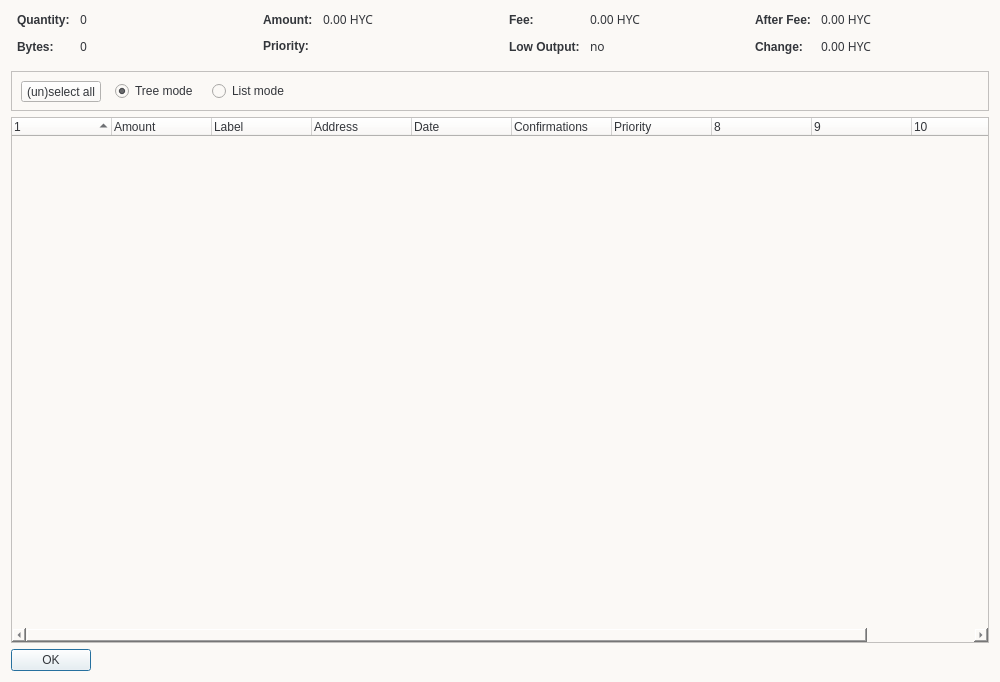
<?xml version="1.0" encoding="UTF-8"?>
<ui version="4.0">
 <class>CoinControlDialog</class>
 <widget class="QDialog" name="CoinControlDialog">
  <property name="geometry">
   <rect>
    <x>0</x>
    <y>0</y>
    <width>1000</width>
    <height>682</height>
   </rect>
  </property>
  <property name="minimumSize">
   <size>
    <width>1000</width>
    <height>682</height>
   </size>
  </property>
  <property name="maximumSize">
   <size>
    <width>1000</width>
    <height>682</height>
   </size>
  </property>
  <property name="windowTitle">
   <string>Coin Control</string>
  </property>
  <property name="styleSheet">
   <string notr="true">color:#33363b; font-size:12px; font-family:&quot;Open Sans Bold&quot;;background-color:#fbf9f6;</string>
  </property>
  <layout class="QVBoxLayout" name="verticalLayout">
   <item>
    <layout class="QHBoxLayout" name="horizontalLayoutTop" stretch="0,0,0,0">
     <property name="topMargin">
      <number>0</number>
     </property>
     <property name="bottomMargin">
      <number>10</number>
     </property>
     <item>
      <layout class="QFormLayout" name="formLayoutCoinControl1">
       <property name="horizontalSpacing">
        <number>10</number>
       </property>
       <property name="verticalSpacing">
        <number>10</number>
       </property>
       <property name="leftMargin">
        <number>6</number>
       </property>
       <property name="rightMargin">
        <number>6</number>
       </property>
       <item row="0" column="0">
        <widget class="QLabel" name="labelCoinControlQuantityText">
         <property name="styleSheet">
          <string notr="true">font-weight:bold;</string>
         </property>
         <property name="text">
          <string>Quantity:</string>
         </property>
        </widget>
       </item>
       <item row="0" column="1">
        <widget class="QLabel" name="labelCoinControlQuantity">
         <property name="font">
          <font>
           <family>Open Sans Bold</family>
           <pointsize>-1</pointsize>
          </font>
         </property>
         <property name="cursor">
          <cursorShape>IBeamCursor</cursorShape>
         </property>
         <property name="contextMenuPolicy">
          <enum>Qt::ActionsContextMenu</enum>
         </property>
         <property name="text">
          <string notr="true">0</string>
         </property>
         <property name="textInteractionFlags">
          <set>Qt::LinksAccessibleByMouse|Qt::TextSelectableByKeyboard|Qt::TextSelectableByMouse</set>
         </property>
        </widget>
       </item>
       <item row="1" column="0">
        <widget class="QLabel" name="labelCoinControlBytesText">
         <property name="styleSheet">
          <string notr="true">font-weight:bold;</string>
         </property>
         <property name="text">
          <string>Bytes:</string>
         </property>
        </widget>
       </item>
       <item row="1" column="1">
        <widget class="QLabel" name="labelCoinControlBytes">
         <property name="font">
          <font>
           <family>Open Sans Bold</family>
           <pointsize>-1</pointsize>
          </font>
         </property>
         <property name="cursor">
          <cursorShape>IBeamCursor</cursorShape>
         </property>
         <property name="contextMenuPolicy">
          <enum>Qt::ActionsContextMenu</enum>
         </property>
         <property name="text">
          <string notr="true">0</string>
         </property>
         <property name="textInteractionFlags">
          <set>Qt::LinksAccessibleByMouse|Qt::TextSelectableByKeyboard|Qt::TextSelectableByMouse</set>
         </property>
        </widget>
       </item>
      </layout>
     </item>
     <item>
      <layout class="QFormLayout" name="formLayoutCoinControl2">
       <property name="horizontalSpacing">
        <number>10</number>
       </property>
       <property name="verticalSpacing">
        <number>10</number>
       </property>
       <property name="leftMargin">
        <number>6</number>
       </property>
       <property name="rightMargin">
        <number>6</number>
       </property>
       <item row="0" column="0">
        <widget class="QLabel" name="labelCoinControlAmountText">
         <property name="styleSheet">
          <string notr="true">font-weight:bold;</string>
         </property>
         <property name="text">
          <string>Amount:</string>
         </property>
        </widget>
       </item>
       <item row="0" column="1">
        <widget class="QLabel" name="labelCoinControlAmount">
         <property name="font">
          <font>
           <family>Open Sans Bold</family>
           <pointsize>-1</pointsize>
          </font>
         </property>
         <property name="cursor">
          <cursorShape>IBeamCursor</cursorShape>
         </property>
         <property name="contextMenuPolicy">
          <enum>Qt::ActionsContextMenu</enum>
         </property>
         <property name="text">
          <string notr="true">0.00 HYC</string>
         </property>
         <property name="textInteractionFlags">
          <set>Qt::LinksAccessibleByMouse|Qt::TextSelectableByKeyboard|Qt::TextSelectableByMouse</set>
         </property>
        </widget>
       </item>
       <item row="1" column="0">
        <widget class="QLabel" name="labelCoinControlPriorityText">
         <property name="styleSheet">
          <string notr="true">font-weight:bold;</string>
         </property>
         <property name="text">
          <string>Priority:</string>
         </property>
        </widget>
       </item>
       <item row="1" column="1">
        <widget class="QLabel" name="labelCoinControlPriority">
         <property name="font">
          <font>
           <family>Open Sans Bold</family>
           <pointsize>-1</pointsize>
          </font>
         </property>
         <property name="cursor">
          <cursorShape>IBeamCursor</cursorShape>
         </property>
         <property name="contextMenuPolicy">
          <enum>Qt::ActionsContextMenu</enum>
         </property>
         <property name="text">
          <string/>
         </property>
         <property name="textInteractionFlags">
          <set>Qt::LinksAccessibleByMouse|Qt::TextSelectableByKeyboard|Qt::TextSelectableByMouse</set>
         </property>
        </widget>
       </item>
      </layout>
     </item>
     <item>
      <layout class="QFormLayout" name="formLayoutCoinControl3">
       <property name="horizontalSpacing">
        <number>10</number>
       </property>
       <property name="verticalSpacing">
        <number>10</number>
       </property>
       <property name="leftMargin">
        <number>6</number>
       </property>
       <property name="rightMargin">
        <number>6</number>
       </property>
       <item row="0" column="0">
        <widget class="QLabel" name="labelCoinControlFeeText">
         <property name="styleSheet">
          <string notr="true">font-weight:bold;</string>
         </property>
         <property name="text">
          <string>Fee:</string>
         </property>
        </widget>
       </item>
       <item row="0" column="1">
        <widget class="QLabel" name="labelCoinControlFee">
         <property name="font">
          <font>
           <family>Open Sans Bold</family>
           <pointsize>-1</pointsize>
          </font>
         </property>
         <property name="cursor">
          <cursorShape>IBeamCursor</cursorShape>
         </property>
         <property name="contextMenuPolicy">
          <enum>Qt::ActionsContextMenu</enum>
         </property>
         <property name="text">
          <string notr="true">0.00 HYC</string>
         </property>
         <property name="textInteractionFlags">
          <set>Qt::LinksAccessibleByMouse|Qt::TextSelectableByKeyboard|Qt::TextSelectableByMouse</set>
         </property>
        </widget>
       </item>
       <item row="1" column="0">
        <widget class="QLabel" name="labelCoinControlLowOutputText">
         <property name="enabled">
          <bool>false</bool>
         </property>
         <property name="styleSheet">
          <string notr="true">font-weight:bold;</string>
         </property>
         <property name="text">
          <string>Low Output:</string>
         </property>
        </widget>
       </item>
       <item row="1" column="1">
        <widget class="QLabel" name="labelCoinControlLowOutput">
         <property name="enabled">
          <bool>false</bool>
         </property>
         <property name="font">
          <font>
           <family>Open Sans Bold</family>
           <pointsize>-1</pointsize>
          </font>
         </property>
         <property name="cursor">
          <cursorShape>IBeamCursor</cursorShape>
         </property>
         <property name="contextMenuPolicy">
          <enum>Qt::ActionsContextMenu</enum>
         </property>
         <property name="text">
          <string notr="true">no</string>
         </property>
         <property name="textInteractionFlags">
          <set>Qt::LinksAccessibleByMouse|Qt::TextSelectableByKeyboard|Qt::TextSelectableByMouse</set>
         </property>
        </widget>
       </item>
      </layout>
     </item>
     <item>
      <layout class="QFormLayout" name="formLayoutCoinControl4">
       <property name="horizontalSpacing">
        <number>10</number>
       </property>
       <property name="verticalSpacing">
        <number>10</number>
       </property>
       <property name="leftMargin">
        <number>6</number>
       </property>
       <property name="rightMargin">
        <number>6</number>
       </property>
       <item row="0" column="0">
        <widget class="QLabel" name="labelCoinControlAfterFeeText">
         <property name="styleSheet">
          <string notr="true">font-weight:bold;</string>
         </property>
         <property name="text">
          <string>After Fee:</string>
         </property>
        </widget>
       </item>
       <item row="0" column="1">
        <widget class="QLabel" name="labelCoinControlAfterFee">
         <property name="font">
          <font>
           <family>Open Sans Bold</family>
           <pointsize>-1</pointsize>
          </font>
         </property>
         <property name="cursor">
          <cursorShape>IBeamCursor</cursorShape>
         </property>
         <property name="contextMenuPolicy">
          <enum>Qt::ActionsContextMenu</enum>
         </property>
         <property name="text">
          <string notr="true">0.00 HYC</string>
         </property>
         <property name="textInteractionFlags">
          <set>Qt::LinksAccessibleByMouse|Qt::TextSelectableByKeyboard|Qt::TextSelectableByMouse</set>
         </property>
        </widget>
       </item>
       <item row="1" column="0">
        <widget class="QLabel" name="labelCoinControlChangeText">
         <property name="enabled">
          <bool>false</bool>
         </property>
         <property name="styleSheet">
          <string notr="true">font-weight:bold;</string>
         </property>
         <property name="text">
          <string>Change:</string>
         </property>
        </widget>
       </item>
       <item row="1" column="1">
        <widget class="QLabel" name="labelCoinControlChange">
         <property name="enabled">
          <bool>false</bool>
         </property>
         <property name="font">
          <font>
           <family>Open Sans Bold</family>
           <pointsize>-1</pointsize>
          </font>
         </property>
         <property name="cursor">
          <cursorShape>IBeamCursor</cursorShape>
         </property>
         <property name="contextMenuPolicy">
          <enum>Qt::ActionsContextMenu</enum>
         </property>
         <property name="text">
          <string notr="true">0.00 HYC</string>
         </property>
         <property name="textInteractionFlags">
          <set>Qt::LinksAccessibleByMouse|Qt::TextSelectableByKeyboard|Qt::TextSelectableByMouse</set>
         </property>
        </widget>
       </item>
      </layout>
     </item>
    </layout>
   </item>
   <item>
    <widget class="QFrame" name="frame">
     <property name="minimumSize">
      <size>
       <width>0</width>
       <height>40</height>
      </size>
     </property>
     <property name="frameShape">
      <enum>QFrame::StyledPanel</enum>
     </property>
     <property name="frameShadow">
      <enum>QFrame::Sunken</enum>
     </property>
     <widget class="QWidget" name="horizontalLayoutWidget">
      <property name="geometry">
       <rect>
        <x>10</x>
        <y>10</y>
        <width>781</width>
        <height>21</height>
       </rect>
      </property>
      <layout class="QHBoxLayout" name="horizontalLayoutPanel" stretch="0,0,0,0">
       <property name="spacing">
        <number>14</number>
       </property>
       <item>
        <widget class="QPushButton" name="pushButtonSelectAll">
         <property name="sizePolicy">
          <sizepolicy hsizetype="Maximum" vsizetype="Fixed">
           <horstretch>0</horstretch>
           <verstretch>0</verstretch>
          </sizepolicy>
         </property>
         <property name="text">
          <string>(un)select all</string>
         </property>
        </widget>
       </item>
       <item>
        <widget class="QRadioButton" name="radioTreeMode">
         <property name="sizePolicy">
          <sizepolicy hsizetype="Maximum" vsizetype="Fixed">
           <horstretch>0</horstretch>
           <verstretch>0</verstretch>
          </sizepolicy>
         </property>
         <property name="text">
          <string>Tree mode</string>
         </property>
         <property name="checked">
          <bool>true</bool>
         </property>
        </widget>
       </item>
       <item>
        <widget class="QRadioButton" name="radioListMode">
         <property name="sizePolicy">
          <sizepolicy hsizetype="Maximum" vsizetype="Fixed">
           <horstretch>0</horstretch>
           <verstretch>0</verstretch>
          </sizepolicy>
         </property>
         <property name="text">
          <string>List mode</string>
         </property>
        </widget>
       </item>
       <item>
        <spacer name="horizontalSpacer">
         <property name="orientation">
          <enum>Qt::Horizontal</enum>
         </property>
         <property name="sizeHint" stdset="0">
          <size>
           <width>40</width>
           <height>20</height>
          </size>
         </property>
        </spacer>
       </item>
      </layout>
     </widget>
    </widget>
   </item>
   <item>
    <widget class="CoinControlTreeWidget" name="treeWidget">
     <property name="contextMenuPolicy">
      <enum>Qt::CustomContextMenu</enum>
     </property>
     <property name="sortingEnabled">
      <bool>false</bool>
     </property>
     <property name="columnCount">
      <number>11</number>
     </property>
     <attribute name="headerShowSortIndicator" stdset="0">
      <bool>true</bool>
     </attribute>
     <attribute name="headerStretchLastSection">
      <bool>false</bool>
     </attribute>
     <column>
      <property name="text">
       <string/>
      </property>
     </column>
     <column>
      <property name="text">
       <string>Amount</string>
      </property>
     </column>
     <column>
      <property name="text">
       <string>Label</string>
      </property>
     </column>
     <column>
      <property name="text">
       <string>Address</string>
      </property>
     </column>
     <column>
      <property name="text">
       <string>Date</string>
      </property>
     </column>
     <column>
      <property name="text">
       <string>Confirmations</string>
      </property>
      <property name="toolTip">
       <string>Confirmed</string>
      </property>
     </column>
     <column>
      <property name="text">
       <string>Priority</string>
      </property>
     </column>
     <column>
      <property name="text">
       <string/>
      </property>
     </column>
     <column>
      <property name="text">
       <string/>
      </property>
     </column>
     <column>
      <property name="text">
       <string/>
      </property>
     </column>
     <column>
      <property name="text">
       <string/>
      </property>
     </column>
    </widget>
   </item>
   <item>
    <widget class="QDialogButtonBox" name="buttonBox">
     <property name="sizePolicy">
      <sizepolicy hsizetype="Maximum" vsizetype="Fixed">
       <horstretch>0</horstretch>
       <verstretch>0</verstretch>
      </sizepolicy>
     </property>
     <property name="orientation">
      <enum>Qt::Horizontal</enum>
     </property>
     <property name="standardButtons">
      <set>QDialogButtonBox::Ok</set>
     </property>
    </widget>
   </item>
  </layout>
 </widget>
 <customwidgets>
  <customwidget>
   <class>CoinControlTreeWidget</class>
   <extends>QTreeWidget</extends>
   <header>coincontroltreewidget.h</header>
  </customwidget>
 </customwidgets>
 <resources/>
 <connections/>
</ui>
